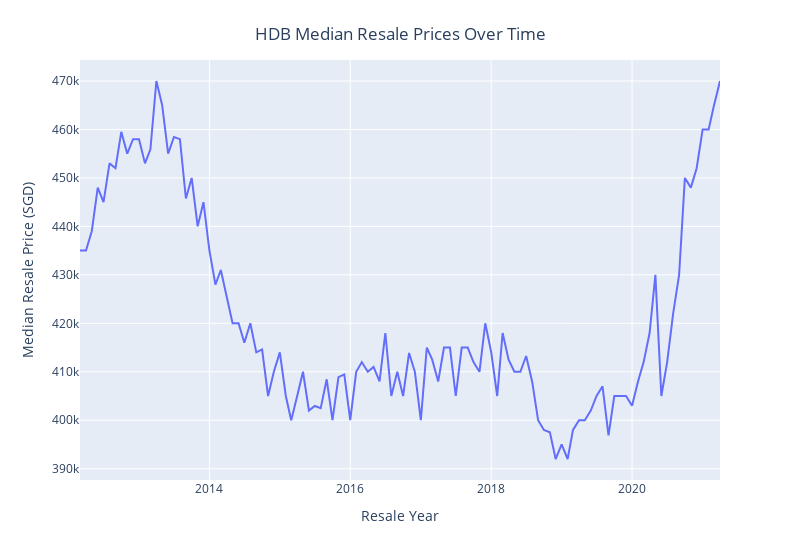

Write notebook code for a chart like this one.
### Code cell
# Plot of median resale prices over year-month
fig = px.line(df_ym_median,
              x='tranc_yearmonth',
              y='median_resale_price',
              labels={'tranc_yearmonth': 'Resale Year', 'median_resale_price': 'Median Resale Price (SGD)'},
              width = 800
             )
fig.update_layout(title = {'text' : 'HDB Median Resale Prices Over Time', 'x' : 0.5, 'y' : 0.95, 'xanchor' : 'center'})
fig.show()
